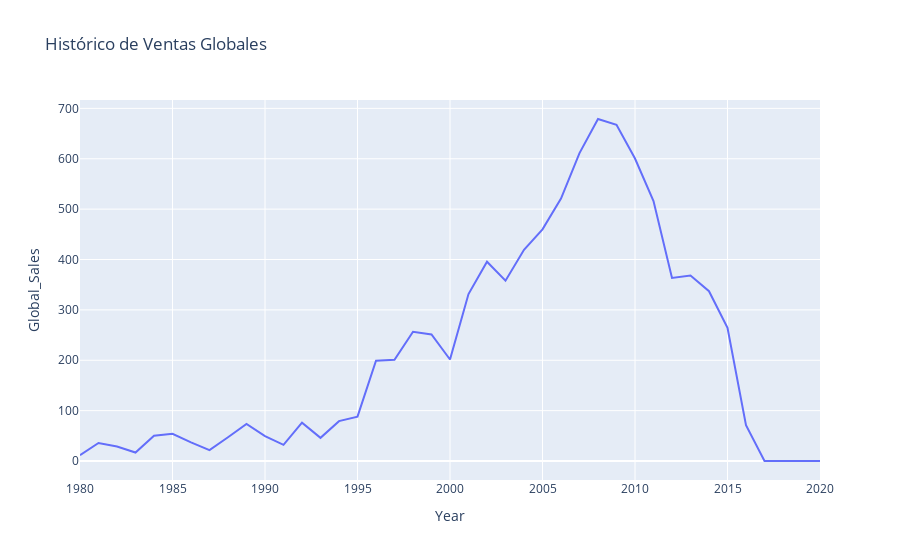

Write notebook code for a chart like this one.
### Code cell
# Gráfico de ventas globales por año
fig = sns.lineplot(df.groupby('Year').sum(numeric_only=True).reset_index(), x='Year', y='Global_Sales').set(title='Histórico de Ventas Globales')

# Usando Plotly
fig = px.line(df.groupby(['Year']).sum(numeric_only=True).reset_index(), x = 'Year', y='Global_Sales', title='Histórico de Ventas Globales')
fig.show()

### Figure 1 — Plotly figure (JSON) as saved in the notebook; plotly's stock layout.template omitted (floating-point values rounded to 4 significant figures)
{"data": [{"hovertemplate": "Year=%{x}<br>Global_Sales=%{y}<extra></extra>", "legendgroup": "", "line": {"color": "#636efa", "dash": "solid"}, "marker": {"symbol": "circle"}, "mode": "lines", "name": "", "orientation": "v", "showlegend": false, "type": "scatter", "x": [1980, 1981, 1982, 1983, 1984, 1985, 1986, 1987, 1988, 1989, 1990, 1991, 1992, 1993, 1994, 1995, 1996, 1997, 1998, 1999, 2000, 2001, 2002, 2003, 2004, 2005, 2006, 2007, 2008, 2009, 2010, 2011, 2012, 2013, 2014, 2015, 2016, 2017, 2020], "xaxis": "x", "y": [11.38, 35.77, 28.86, 16.79, 50.36, 53.94, 37.07, 21.74, 47.22, 73.45, 49.39, 32.23, 76.16, 45.98, 79.17, 88.11, 199.2, 201.0, 256.5, 251.3, 201.6, 331.5, 395.5, 357.9, 419.3, 459.9, 521.0, 611.1, 678.9, 667.3, 600.5, 516.0, 363.5, 368.1, 337.1, 264.4, 70.93, 0.05, 0.29], "yaxis": "y"}], "layout": {"legend": {"tracegroupgap": 0}, "title": {"text": "Histórico de Ventas Globales"}, "xaxis": {"anchor": "y", "domain": [0, 1], "title": {"text": "Year"}}, "yaxis": {"anchor": "x", "domain": [0, 1], "title": {"text": "Global_Sales"}}}}
